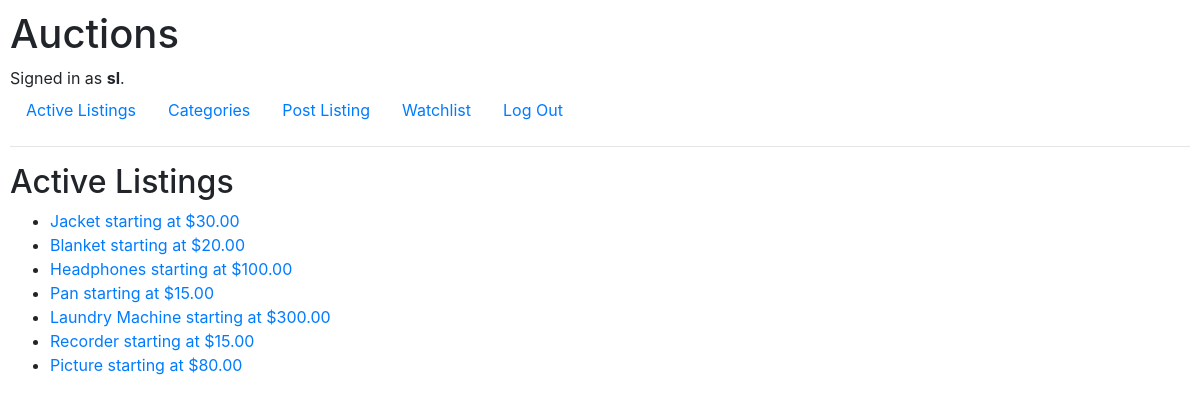
The page / (signed in) on the database its author committed.
### auctions/models.py (models this page shows)
class User(AbstractUser):
    pass

class Listing(models.Model):
    listing_user = models.ForeignKey(User, on_delete=models.PROTECT, related_name="user_listings")
    name = models.CharField(max_length=64)
    description = models.CharField(max_length=1000)
    starting_bid = models.DecimalField(max_digits=20, decimal_places=2)
    image = models.URLField(default=None)
    category = models.CharField(max_length=64, default=None)
    listing_watchlist = models.ManyToManyField(User, blank=True, related_name="user_watchlist")
    is_closed = models.BooleanField(default=False)

### auctions/views.py (the view)
# urls.py: path("", views.index, name="index"),
def index(request):
    return render(request, "auctions/index.html", {
       "listings": Listing.objects.all()
       })

### auctions/templates/auctions/index.html
{% extends "auctions/layout.html" %}
{% block body %}
    <h2>Active Listings</h2>
    <ul>
        {% for listing in listings %}
            <li>
                <a href="{% url 'view_listing' listing.id %}">{{ listing.name }} starting at ${{ listing.starting_bid}}</a>
            </li>
        {% empty %}
            <li>No current listings.</li>
        {% endfor %}
    </ul>
{% endblock %}

### auctions/templates/auctions/layout.html (shortened to what this page needs)
{% load static %}
<!DOCTYPE html>
<html lang="en">
    <head>
        <link rel="stylesheet" href="https://stackpath.bootstrapcdn.com/bootstrap/4.4.1/css/bootstrap.min.css">
        <link href="{% static 'auctions/styles.css' %}" rel="stylesheet">
    </head>
    <body>
        <h1>Auctions</h1>
        <div>
            {% if user.is_authenticated %}
                Signed in as <strong>{{ user.username }}</strong>.
            {% else %}
                Not signed in.
            {% endif %}
        </div>
        <ul class="nav">
            <li class="nav-item">
                <a class="nav-link" href="{% url 'index' %}">Active Listings</a>
            </li>
            <li class="nav-item">
                <a class="nav-link" href="{% url 'categories' %}">Categories</a>
            </li>
            {% if user.is_authenticated %}
                <li class="nav-item">
                    <a class="nav-link" href="{% url 'create_listing' %}">Post Listing</a>
                </li>
                <li class="nav-item">
                    <a class="nav-link" href="{% url 'watchlist' %}">Watchlist</a>
                </li>
                <li class="nav-item">
                    <a class="nav-link" href="{% url 'logout' %}">Log Out</a>
                </li>
            {% endif %}
        </ul>
        <hr>
        {% block body %}
        {% endblock %}
    </body>
</html>

### auctions/static/auctions/styles.css (style rules this page uses)
body { padding: 10px; }

### rows shown on the page
User: username "sl"
Listing: name "Jacket", starting_bid "30.00"
Listing: name "Blanket", starting_bid "20.00"
Listing: name "Headphones", starting_bid "100.00"
Listing: name "Pan", starting_bid "15.00"
Listing: name "Laundry Machine", starting_bid "300.00"
Listing: name "Recorder", starting_bid "15.00"
Listing: name "Picture", starting_bid "80.00"
